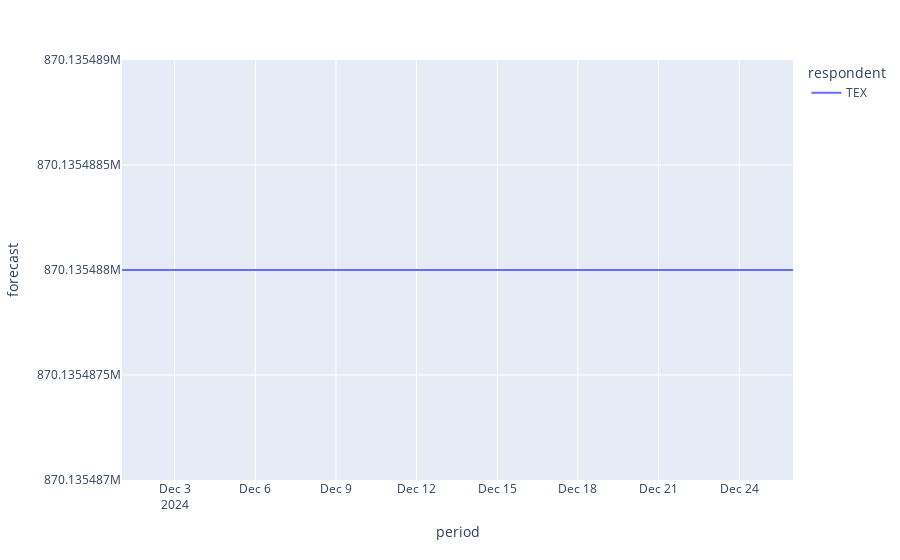

Notebook code cell kept with this figure:
### Code cell


### Figure 1 — Plotly figure (JSON) as saved in the notebook; plotly's stock layout.template omitted (floating-point values rounded to 4 significant figures; data arrays with more than 128 entries replaced by an {"elided": "..."} marker saying what was removed)
{"data": [{"hovertemplate": "respondent=TEX<br>period=%{x}<br>forecast=%{y}<extra></extra>", "legendgroup": "TEX", "line": {"color": "#636efa", "dash": "solid"}, "marker": {"symbol": "circle"}, "mode": "lines", "name": "TEX", "orientation": "v", "showlegend": true, "type": "scatter", "x": {"elided": "600 str values"}, "xaxis": "x", "y": {"elided": "600 int values"}, "yaxis": "y"}], "layout": {"legend": {"title": {"text": "respondent"}, "tracegroupgap": 0}, "margin": {"t": 60}, "xaxis": {"anchor": "y", "domain": [0, 1], "title": {"text": "period"}}, "yaxis": {"anchor": "x", "domain": [0, 1], "title": {"text": "forecast"}}}}
